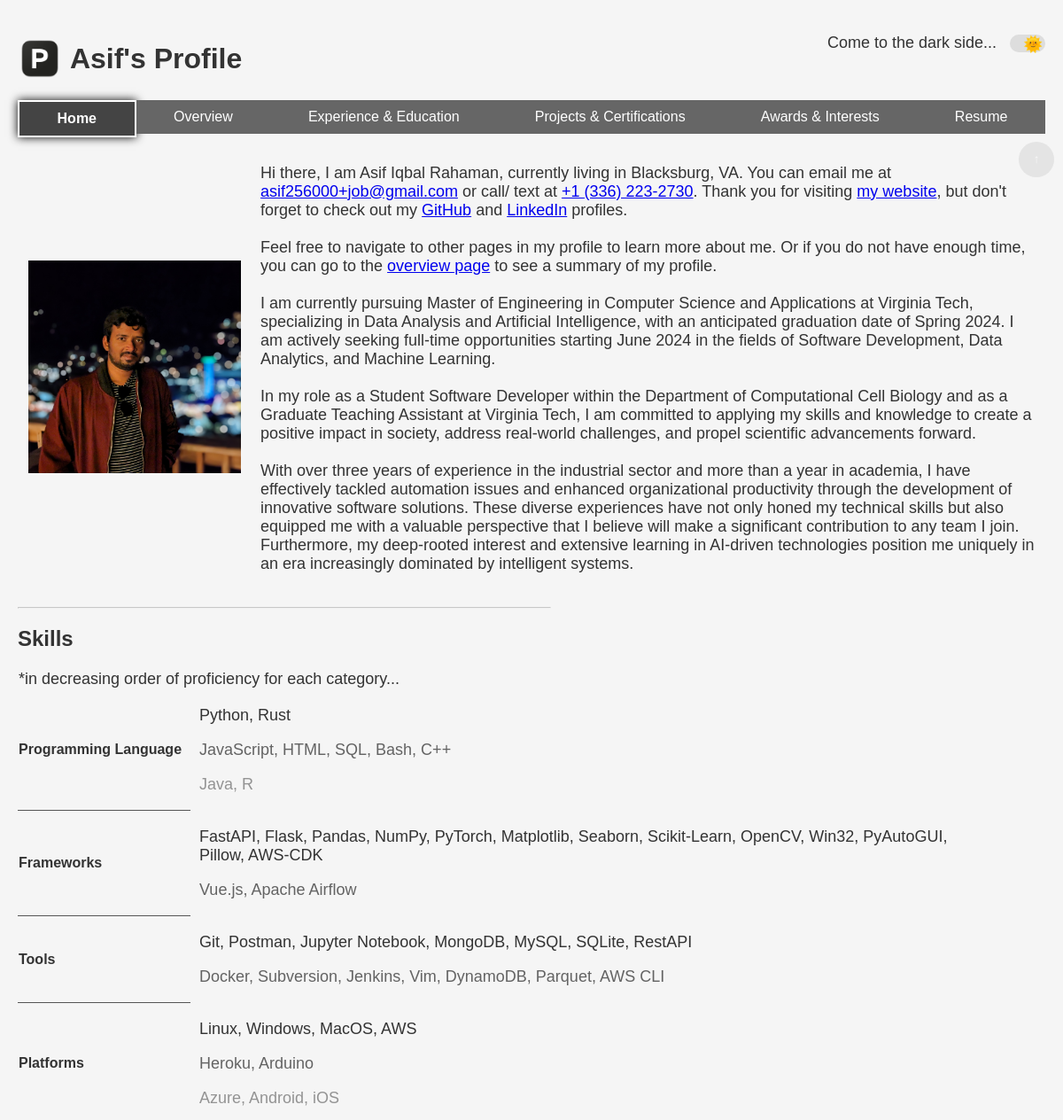
Before: / (upper part) with the older database file.
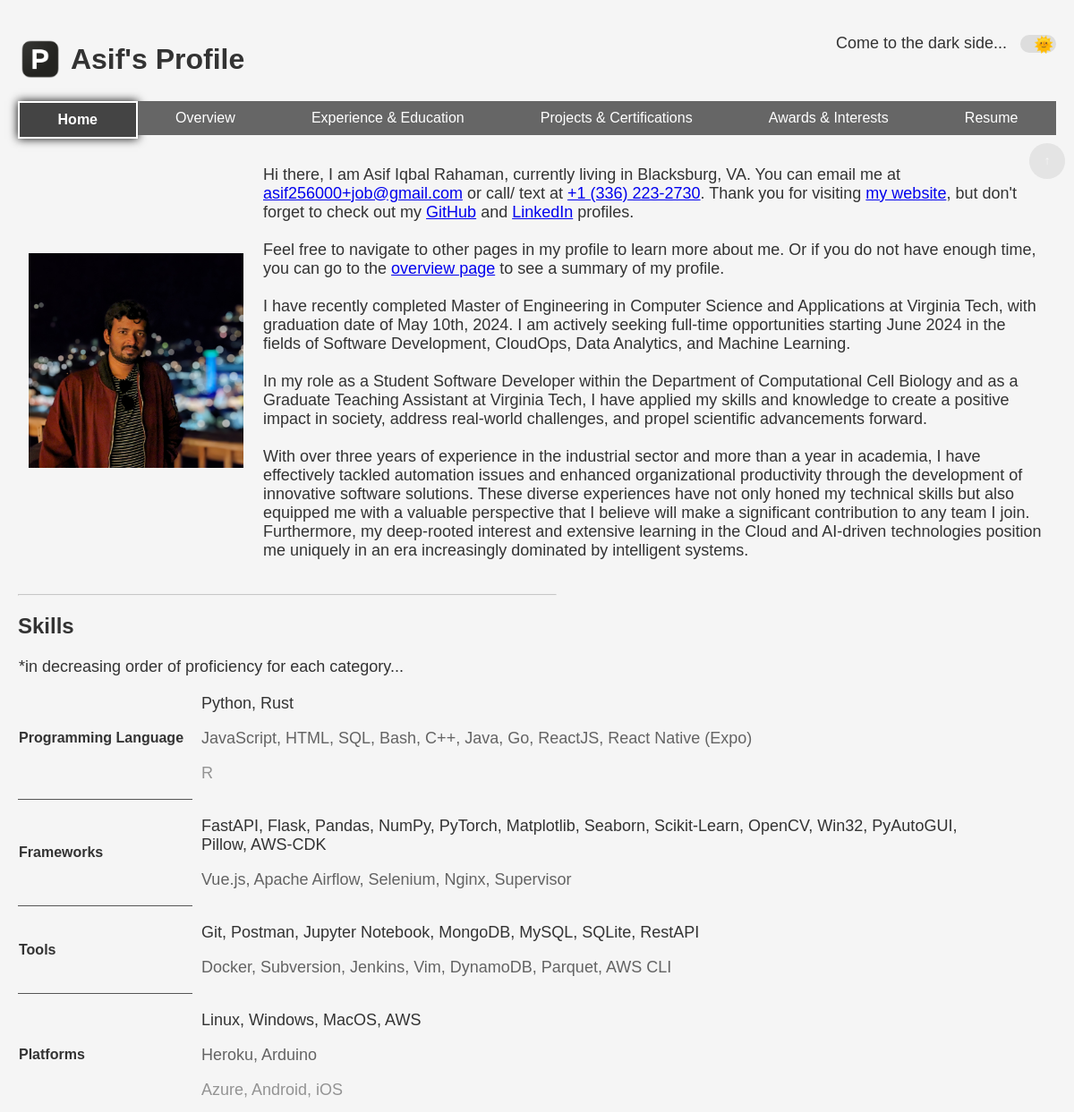
After: the same page with the newer database file.
### src/data/models.py (models this page shows)
class BasicInfo(Base):
    __tablename__ = "basic_info"
    id = Column(Integer, primary_key=True, index=True)
    name = Column(String)
    email = Column(String, unique=True)
    phone = Column(String, unique=True)
    location = Column(String)
    website = Column(String)
    linkedin = Column(String)
    github = Column(String)
    intro = Column(String)
    education = relationship("Education", back_populates="user")
    experience = relationship("Experience", back_populates="user")
    skills = relationship("Skills", back_populates="user")
    projects = relationship("Projects", back_populates="user")
    certifications = relationship("Certifications", back_populates="user")
    honors_and_awards = relationship("HonorsAndAwards", back_populates="user")
    interests = relationship("Interests", back_populates="user")
    resume = relationship("Resume", back_populates="user")

class Skills(Base):
    __tablename__ = "skills"
    id = Column(Integer, primary_key=True, index=True)
    skill = Column(String)
    subcategory = Column(String)
    proficiency = Column(String)
    fk_user = Column(Integer, ForeignKey("basic_info.id"))
    user = relationship("BasicInfo", back_populates="skills")

### src/web/routes.py (the view)
@router.get("/", name="home", response_class=HTMLResponse)
def send_home(request: Request, db: Session = Depends(db_init.get_db)):
    basic_info = db_ops.filter_data_with_id(db, table_name="basic_info", lookup_id=1)
    user_filter = {"fk_user": basic_info.id}
    skills = db_ops.filter_data_from_table(db, table_name="skills", lookup_filter=user_filter)
    resume = db_ops.filter_data_from_table(db, table_name="resume", lookup_filter=user_filter | {"is_latest": 1})
    return templates.TemplateResponse(
        "index.html",
        {
            "request": request,
            "current_page": "home",
            "basic_info": basic_info,
            "skills": arrange_skills(skills),
            "resume": resume,
        },
    )

### templates/index.html (shortened to what this page needs)
{% extends "base.html" %}
{% block heading %}
    {{ basic_info.name.split(" ")[0] }}'s Profile
{% endblock %}
{% block content %}
    <div class="main-content">
        <section id="intro">
        <table>
        <tr>
        <td style="padding: 10px; width: 20vw;">
            <a target="_self" href="{{ url_for('overview') }}" class="image-link">
                <img src="{{ url_for('static', path='image.jpg') }}" alt="{{ basic_info.name }}">
            </a>
        </td>
        <td style="padding: 10px;"><p>Hi there, I am {{ basic_info.name}}, currently living in {{ basic_info.location }}.
            You can email me at <a href="mailto:"+{{ basic_info.email }}>{{ basic_info.email }}</a> or call/ text at <a href="tel:"+{{ basic_info.phone }}>{{ basic_info.phone }}</a>.
            Thank you for visiting <a href="https://github.com/asif256000/my_personal_fast_website">my website</a>, but don't forget to check out my <a href="{{ basic_info.github }}">GitHub</a>
            and <a href="{{ basic_info.linkedin }}">LinkedIn</a> profiles.
            <br><br>
            Feel free to navigate to other pages in my profile to learn more about me.
            Or if you do not have enough time, you can go to the <a href="{{ url_for('overview') }}">overview page</a> to see a summary of my profile.
            <br><br>
            {{ basic_info.intro|safe }}
            </p></td>
        </tr>
        </table>
        </section>
        <hr style="max-width: 50vw; margin-left: 0; opacity: 0.5;">
        <section id="skills">
            <h2>Skills</h2>
            <table style="border-collapse: collapse;">
            <thead>
                <tr>
                    <th colspan="2" style="text-align: left; font-weight: normal; font-size: large;">*in decreasing order of proficiency for each category...</th>
                </tr>
            </thead>
            <tbody>
                {% for skill_category, all_skills in skills.items() %}
                    {% set adv_skills = ", ".join(all_skills.get("Advanced", [])) %}
                    {% set int_skills = ", ".join(all_skills.get("Intermediate", [])) %}
                    {% set beg_skills = ", ".join(all_skills.get("Beginner", [])) %}
                    <tr>
                        <td style="padding-right: 10px; {% if not loop.last %}border-bottom: 1px solid #555;{% endif %}"><b>{{ skill_category }}</b></td>
                        <td style="padding-left: 10px; max-width: 75vw;">
                            <p style="opacity: 1;">{{ adv_skills }}</p>
                            <p style="opacity: 0.75;">{{ int_skills }}</p>
                            <p style="opacity: 0.5;">{{ beg_skills }}</p>
                        </td>
                    </tr>
                {% endfor %}
            </tbody>
            </table>
        </section>
            {% set resume_path = resume[0].file_path %}
    </div>
{% endblock %}

Changed rows visible on the page:
changed BasicInfo "Asif": intro "I am currently pursuing Master of Engineering in Computer Science and Applications at Virginia Tech, specializing in Data Analysis and Artificial Intelligence, with an anticipated graduation date of Spring 2024. I am actively seeking full-time opportunities starting June 2024 in the fields of Software Development, Data Analytics, and Machine Learning. In my role as a Student Software Developer within the Department of Computational Cell Biology and as a Graduate Teaching Assistant at Virginia Tech, I am committed to applying my skills and knowledge to create a positive impact in society, address real-world challenges, and propel scientific advancements forward. With over three years of…" → "I have recently completed Master of Engineering in Computer Science and Applications at Virginia Tech, with graduation date of May 10th, 2024. I am actively seeking full-time opportunities starting June 2024 in the fields of Software Development, CloudOps, Data Analytics, and Machine Learning. In my role as a Student Software Developer within the Department of Computational Cell Biology and as a Graduate Teaching Assistant at Virginia Tech, I have applied my skills and knowledge to create a positive impact in society, address real-world challenges, and propel scientific advancements forward. With over three years of experience in the industrial sector and more than a year in academia, I…"
computed for Skills "Programming Language": int_skills "JavaScript, HTML, SQL, Bash, C++" → "JavaScript, HTML, SQL, Bash, C++, Java, Go, ReactJS, React Native (Expo)"; beg_skills "Java, R" → "R"
computed for Skills "Frameworks": int_skills "Vue.js, Apache Airflow" → "Vue.js, Apache Airflow, Selenium, Nginx, Supervisor"
